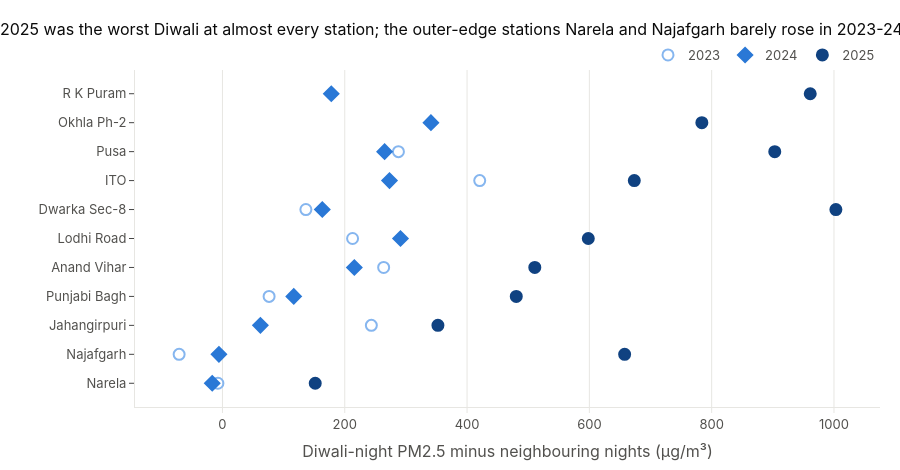

Notebook source saved alongside this figure:
### Markdown cell above
### Chart 7: which neighbourhoods were hit hardest on Diwali night?

### Code cell
d["night_of"] = (d.ts_ist - pd.Timedelta(hours=18)).dt.normalize()
dn = d[(d.ts_ist.dt.hour >= 18) | (d.ts_ist.dt.hour < 6)]
sn = dn.groupby(["station_key", "night_of"]).pm25.agg(["mean", "count"]).reset_index()
sn = sn[sn["count"] >= 9]
sn["year"] = sn.night_of.dt.year
sn["dd"] = [(n - DIWALI[y]).days for n, y in zip(sn.night_of, sn.year)]
st_ex = []
for (k, y), g in sn.groupby(["station_key", "year"]):
    if (g.dd == 0).any():
        st_ex.append({"station": k, "year": y, "excess": g.loc[g.dd == 0, "mean"].iloc[0] - g[g.dd.abs().between(2, 7)]["mean"].mean()})
st_ex = pd.DataFrame(st_ex)
NAMES = {"anand_vihar": "Anand Vihar", "rk_puram": "R K Puram", "okhla_ph2": "Okhla Ph-2", "punjabi_bagh": "Punjabi Bagh",
         "najafgarh": "Najafgarh", "ito": "ITO", "pusa": "Pusa", "lodhi_road_imd": "Lodhi Road", "jahangirpuri": "Jahangirpuri",
         "narela": "Narela", "dwarka_sec8": "Dwarka Sec-8"}
st_ex["name"] = st_ex.station.map(NAMES)
order = st_ex.groupby("name").excess.mean().sort_values().index.tolist()
fig7 = go.Figure()
for y in YEARS:
    s = st_ex[st_ex.year == y].set_index("name").reindex(order)
    fig7.add_trace(go.Scatter(x=s.excess, y=order, mode="markers", name=str(y),
                              marker=dict(color=YEAR_COLOR[y], size=11, symbol={2023: "circle-open", 2024: "diamond", 2025: "circle"}[y],
                                          line=dict(width=2, color=YEAR_COLOR[y])),
                              hovertemplate="%{y}<br>+%{x:.0f} µg/m³<extra>" + str(y) + "</extra>"))
style(fig7, "2025 was the worst Diwali at almost every station; the outer-edge stations Narela and Najafgarh barely rose in 2023-24",
      "Diwali-night PM2.5 minus neighbouring nights (µg/m³)", "", height=470)
fig7.update_xaxes(showgrid=True, gridcolor=GRID); fig7.update_yaxes(showgrid=False)
save(fig7, "fig7_station_excess")
RESULTS["station_excess_range"] = st_ex.groupby("year").excess.agg(["min", "max"]).round(0).to_dict(orient="index")
st_ex.pivot(index="name", columns="year", values="excess").round(0).loc[order[::-1]]

### Figure 1 — Plotly figure (JSON) as saved in the notebook; plotly's stock layout.template omitted (floating-point values rounded to 4 significant figures)
{"data": [{"hovertemplate": "%{y}<br>+%{x:.0f} µg/m³<extra>2023</extra>", "marker": {"color": "#86b6ef", "line": {"color": "#86b6ef", "width": 2}, "size": 11, "symbol": "circle-open"}, "mode": "markers", "name": "2023", "type": "scatter", "x": [-7.421, -70.83, 243.5, 76.3, 263.6, 212.8, 136.4, 420.7, 287.8, NaN, NaN], "y": ["Narela", "Najafgarh", "Jahangirpuri", "Punjabi Bagh", "Anand Vihar", "Lodhi Road", "Dwarka Sec-8", "ITO", "Pusa", "Okhla Ph-2", "R K Puram"]}, {"hovertemplate": "%{y}<br>+%{x:.0f} µg/m³<extra>2024</extra>", "marker": {"color": "#2a78d6", "line": {"color": "#2a78d6", "width": 2}, "size": 11, "symbol": "diamond"}, "mode": "markers", "name": "2024", "type": "scatter", "x": [-16.7, -5.753, 62.06, 116.6, 215.7, 291.2, 163.3, 273.2, 265.2, 340.9, 178.0], "y": ["Narela", "Najafgarh", "Jahangirpuri", "Punjabi Bagh", "Anand Vihar", "Lodhi Road", "Dwarka Sec-8", "ITO", "Pusa", "Okhla Ph-2", "R K Puram"]}, {"hovertemplate": "%{y}<br>+%{x:.0f} µg/m³<extra>2025</extra>", "marker": {"color": "#104281", "line": {"color": "#104281", "width": 2}, "size": 11, "symbol": "circle"}, "mode": "markers", "name": "2025", "type": "scatter", "x": [151.7, 657.7, 352.4, 480.5, 510.8, 598.2, 1003.0, 673.5, 903.2, 783.9, 961.2], "y": ["Narela", "Najafgarh", "Jahangirpuri", "Punjabi Bagh", "Anand Vihar", "Lodhi Road", "Dwarka Sec-8", "ITO", "Pusa", "Okhla Ph-2", "R K Puram"]}], "layout": {"font": {"color": "#52514e", "family": "Inter, Segoe UI, Arial, sans-serif", "size": 13}, "height": 470, "hoverlabel": {"bgcolor": "white", "font": {"size": 12}}, "legend": {"orientation": "h", "title": {}, "x": 1, "xanchor": "right", "y": 1.0, "yanchor": "bottom"}, "margin": {"b": 55, "l": 60, "r": 20, "t": 70}, "paper_bgcolor": "white", "plot_bgcolor": "white", "title": {"font": {"color": "#0b0b0b", "size": 16}, "text": "2025 was the worst Diwali at almost every station; the outer-edge stations Narela and Najafgarh barely rose in 2023-24", "x": 0, "xanchor": "left"}, "xaxis": {"gridcolor": "#e7e6e2", "linecolor": "#e7e6e2", "showgrid": true, "tickcolor": "#e7e6e2", "ticks": "outside", "title": {"text": "Diwali-night PM2.5 minus neighbouring nights (µg/m³)"}}, "yaxis": {"gridcolor": "#e7e6e2", "linecolor": "#e7e6e2", "showgrid": false, "title": {"text": ""}, "zeroline": false}}}
